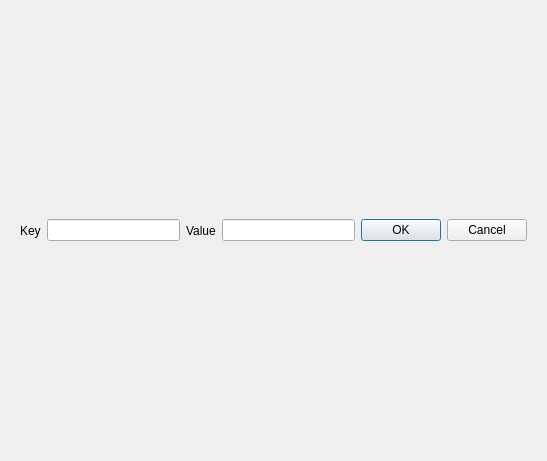
<?xml version="1.0" encoding="UTF-8"?>
<ui version="4.0">
 <class>Dialog</class>
 <widget class="QDialog" name="Dialog">
  <property name="geometry">
   <rect>
    <x>0</x>
    <y>0</y>
    <width>547</width>
    <height>461</height>
   </rect>
  </property>
  <property name="windowTitle">
   <string>Dialog</string>
  </property>
  <layout class="QHBoxLayout" name="horizontalLayout">
   <item>
    <widget class="QStackedWidget" name="stackedWidget">
     <property name="currentIndex">
      <number>0</number>
     </property>
     <widget class="QWidget" name="page">
      <layout class="QHBoxLayout" name="horizontalLayout_3">
       <item>
        <widget class="QLabel" name="label">
         <property name="text">
          <string>Key</string>
         </property>
        </widget>
       </item>
       <item>
        <widget class="QLineEdit" name="lineEdit"/>
       </item>
       <item>
        <widget class="QLabel" name="label_2">
         <property name="text">
          <string>Value</string>
         </property>
        </widget>
       </item>
       <item>
        <widget class="QLineEdit" name="lineEdit_2"/>
       </item>
       <item>
        <widget class="QDialogButtonBox" name="buttonBox_2">
         <property name="orientation">
          <enum>Qt::Horizontal</enum>
         </property>
         <property name="standardButtons">
          <set>QDialogButtonBox::Cancel|QDialogButtonBox::Ok</set>
         </property>
        </widget>
       </item>
      </layout>
     </widget>
     <widget class="QWidget" name="page_2">
      <layout class="QHBoxLayout" name="horizontalLayout_2">
       <item>
        <widget class="QPushButton" name="pushButton_3">
         <property name="text">
          <string>ADD VALUE</string>
         </property>
        </widget>
       </item>
       <item>
        <widget class="QPushButton" name="pushButton_2">
         <property name="text">
          <string>ADD ARRAY</string>
         </property>
        </widget>
       </item>
       <item>
        <widget class="QPushButton" name="pushButton">
         <property name="text">
          <string>ADD OBJECT</string>
         </property>
        </widget>
       </item>
       <item>
        <widget class="QDialogButtonBox" name="buttonBox">
         <property name="orientation">
          <enum>Qt::Horizontal</enum>
         </property>
         <property name="standardButtons">
          <set>QDialogButtonBox::Cancel|QDialogButtonBox::Ok</set>
         </property>
        </widget>
       </item>
      </layout>
     </widget>
    </widget>
   </item>
  </layout>
 </widget>
 <resources/>
 <connections>
  <connection>
   <sender>buttonBox</sender>
   <signal>accepted()</signal>
   <receiver>Dialog</receiver>
   <slot>accept()</slot>
   <hints>
    <hint type="sourcelabel">
     <x>248</x>
     <y>254</y>
    </hint>
    <hint type="destinationlabel">
     <x>157</x>
     <y>274</y>
    </hint>
   </hints>
  </connection>
  <connection>
   <sender>buttonBox</sender>
   <signal>rejected()</signal>
   <receiver>Dialog</receiver>
   <slot>reject()</slot>
   <hints>
    <hint type="sourcelabel">
     <x>316</x>
     <y>260</y>
    </hint>
    <hint type="destinationlabel">
     <x>286</x>
     <y>274</y>
    </hint>
   </hints>
  </connection>
 </connections>
</ui>
